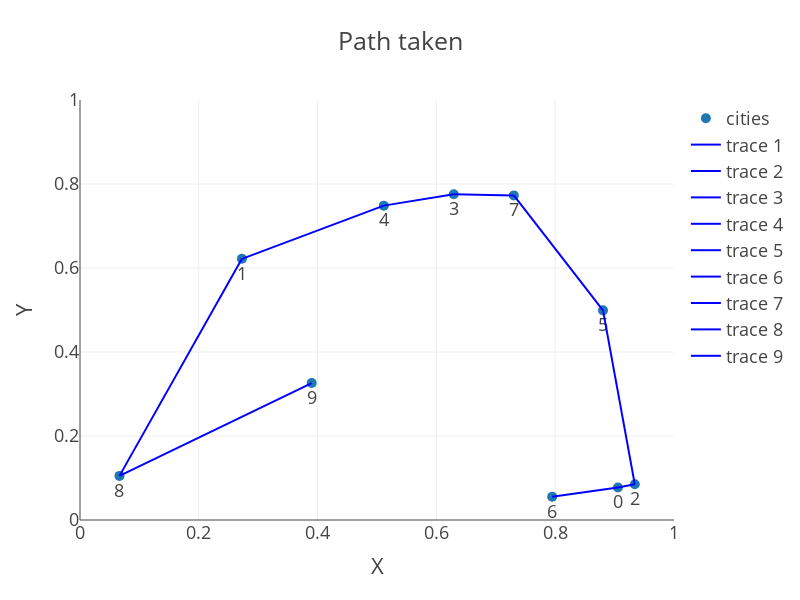

Write notebook code for a chart like this one.
### Markdown cell above
#### Test the function

### Code cell
# Test
rg = Generator(PCG64(46)) # set your own unique seed number
n_cities = 10
cities = simulate_cities(rg, n_cities)
start_time = time.time()  # Record start time
solution, distance = variable_neighborhood_search(cities, iterations=100)
end_time = time.time()  # Record end time
print("best solution:", solution)
print("distance travelled:", distance)
print("Computing time:", end_time - start_time, "seconds")

draw_salesman(solution, cities)

### Figure 1 — Plotly figure (JSON) as saved in the notebook; plotly's stock layout.template omitted (floating-point values rounded to 4 significant figures)
{"data": [{"marker": {"size": 10}, "mode": "markers+text", "name": "cities", "text": ["6", "0", "2", "5", "7", "3", "4", "1", "8", "9"], "textposition": "bottom center", "type": "scatter", "x": [0.7949, 0.9056, 0.934, 0.8805, 0.7304, 0.6292, 0.5114, 0.2726, 0.06647, 0.3901], "y": [0.05517, 0.07723, 0.08495, 0.4991, 0.7729, 0.7756, 0.7485, 0.6219, 0.1051, 0.3261]}, {"line": {"color": "blue", "width": 2}, "mode": "lines", "type": "scatter", "x": [0.7949, 0.9056], "y": [0.05517, 0.07723]}, {"line": {"color": "blue", "width": 2}, "mode": "lines", "type": "scatter", "x": [0.9056, 0.934], "y": [0.07723, 0.08495]}, {"line": {"color": "blue", "width": 2}, "mode": "lines", "type": "scatter", "x": [0.934, 0.8805], "y": [0.08495, 0.4991]}, {"line": {"color": "blue", "width": 2}, "mode": "lines", "type": "scatter", "x": [0.8805, 0.7304], "y": [0.4991, 0.7729]}, {"line": {"color": "blue", "width": 2}, "mode": "lines", "type": "scatter", "x": [0.7304, 0.6292], "y": [0.7729, 0.7756]}, {"line": {"color": "blue", "width": 2}, "mode": "lines", "type": "scatter", "x": [0.6292, 0.5114], "y": [0.7756, 0.7485]}, {"line": {"color": "blue", "width": 2}, "mode": "lines", "type": "scatter", "x": [0.5114, 0.2726], "y": [0.7485, 0.6219]}, {"line": {"color": "blue", "width": 2}, "mode": "lines", "type": "scatter", "x": [0.2726, 0.06647], "y": [0.6219, 0.1051]}, {"line": {"color": "blue", "width": 2}, "mode": "lines", "type": "scatter", "x": [0.06647, 0.3901], "y": [0.1051, 0.3261]}], "layout": {"height": 600, "title": {"text": "Path taken"}, "width": 800, "xaxis": {"range": [0, 1], "title": {"text": "X"}}, "yaxis": {"range": [0, 1], "title": {"text": "Y"}}}}
